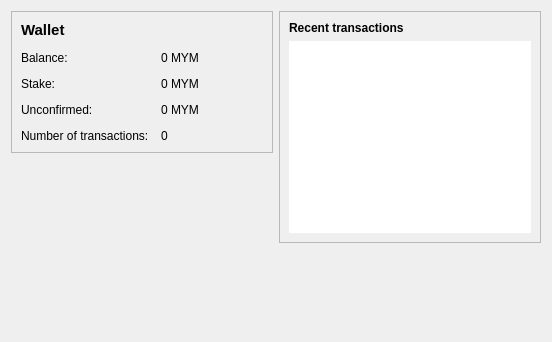
<?xml version="1.0" encoding="UTF-8"?>
<ui version="4.0">
 <class>OverviewPage</class>
 <widget class="QWidget" name="OverviewPage">
  <property name="geometry">
   <rect>
    <x>0</x>
    <y>0</y>
    <width>552</width>
    <height>342</height>
   </rect>
  </property>
  <property name="windowTitle">
   <string>Form</string>
  </property>
  <layout class="QHBoxLayout" name="horizontalLayout" stretch="1,1">
   <item>
    <layout class="QVBoxLayout" name="verticalLayout_2">
     <item>
      <widget class="QFrame" name="frame">
       <property name="frameShape">
        <enum>QFrame::StyledPanel</enum>
       </property>
       <property name="frameShadow">
        <enum>QFrame::Raised</enum>
       </property>
       <layout class="QFormLayout" name="formLayout_2">
        <property name="fieldGrowthPolicy">
         <enum>QFormLayout::AllNonFixedFieldsGrow</enum>
        </property>
        <property name="horizontalSpacing">
         <number>12</number>
        </property>
        <property name="verticalSpacing">
         <number>12</number>
        </property>
        <item row="2" column="0">
         <widget class="QLabel" name="label">
          <property name="text">
           <string>Balance:</string>
          </property>
         </widget>
        </item>
        <item row="2" column="1">
         <widget class="QLabel" name="labelBalance">
          <property name="text">
           <string notr="true">0 MYM</string>
          </property>
         </widget>
        </item>
        <item row="5" column="0">
         <widget class="QLabel" name="label_2">
          <property name="text">
           <string>Number of transactions:</string>
          </property>
         </widget>
        </item>
        <item row="5" column="1">
         <widget class="QLabel" name="labelNumTransactions">
          <property name="text">
           <string>0</string>
          </property>
         </widget>
        </item>
        <item row="4" column="0">
         <widget class="QLabel" name="label_3">
          <property name="text">
           <string>Unconfirmed:</string>
          </property>
         </widget>
        </item>
        <item row="4" column="1">
         <widget class="QLabel" name="labelUnconfirmed">
          <property name="text">
           <string notr="true">0 MYM</string>
          </property>
         </widget>
        </item>
        <item row="3" column="0">
         <widget class="QLabel" name="label_6">
          <property name="text">
           <string>Stake:</string>
          </property>
         </widget>
        </item>
        <item row="3" column="1">
         <widget class="QLabel" name="labelStake">
          <property name="text">
           <string notr="true">0 MYM</string>
          </property>
         </widget>
        </item>
        <item row="1" column="0">
         <widget class="QLabel" name="label_5">
          <property name="font">
           <font>
            <pointsize>11</pointsize>
            <bold>true</bold>
           </font>
          </property>
          <property name="text">
           <string>Wallet</string>
          </property>
         </widget>
        </item>
       </layout>
      </widget>
     </item>
     <item>
      <spacer name="verticalSpacer">
       <property name="orientation">
        <enum>Qt::Vertical</enum>
       </property>
       <property name="sizeHint" stdset="0">
        <size>
         <width>20</width>
         <height>40</height>
        </size>
       </property>
      </spacer>
     </item>
    </layout>
   </item>
   <item>
    <layout class="QVBoxLayout" name="verticalLayout_3">
     <item>
      <widget class="QFrame" name="frame_2">
       <property name="frameShape">
        <enum>QFrame::StyledPanel</enum>
       </property>
       <property name="frameShadow">
        <enum>QFrame::Raised</enum>
       </property>
       <layout class="QVBoxLayout" name="verticalLayout">
        <item>
         <widget class="QLabel" name="label_4">
          <property name="text">
           <string>&lt;b&gt;Recent transactions&lt;/b&gt;</string>
          </property>
         </widget>
        </item>
        <item>
         <widget class="QListView" name="listTransactions">
          <property name="frameShape">
           <enum>QFrame::NoFrame</enum>
          </property>
          <property name="verticalScrollBarPolicy">
           <enum>Qt::ScrollBarAlwaysOff</enum>
          </property>
          <property name="horizontalScrollBarPolicy">
           <enum>Qt::ScrollBarAlwaysOff</enum>
          </property>
         </widget>
        </item>
       </layout>
      </widget>
     </item>
     <item>
      <spacer name="verticalSpacer_2">
       <property name="orientation">
        <enum>Qt::Vertical</enum>
       </property>
       <property name="sizeHint" stdset="0">
        <size>
         <width>20</width>
         <height>40</height>
        </size>
       </property>
      </spacer>
     </item>
    </layout>
   </item>
  </layout>
 </widget>
 <resources/>
 <connections/>
</ui>
